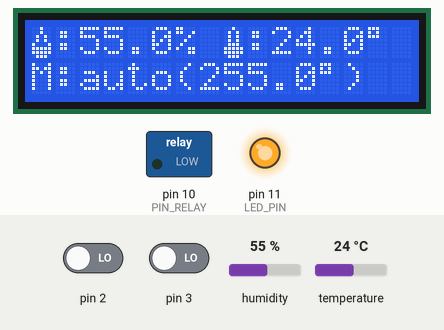
A sketch run on a simulated Arduino Uno, built with avr-gcc and run on an emulated ATmega328P. Parts: 16×2 character LCD, switched loads named in the sketch (green lamp = pin HIGH), output pins drawn as LEDs (lit = HIGH). Inputs (shaded band) come from the test bench; at power-on: humidity 55 %, pin 2 LOW, pin 3 LOW, temperature 24 °C. EEPROM starts erased; what the sketch prints to the serial monitor is not drawn.

Above: at 6.8 s.
6.9 s: humidity set to 22 %
At 8.5 s:
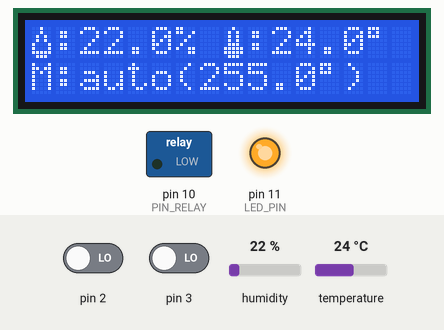
9.5 s: pin 2 driven HIGH
At 10.1 s:
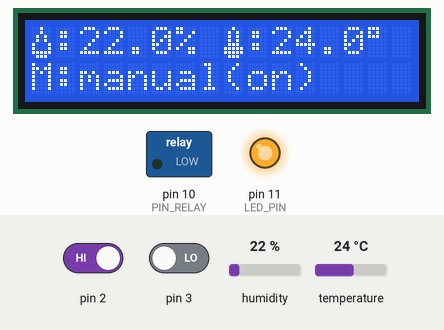
12.1 s: pin 3 driven HIGH
At 13.2 s:
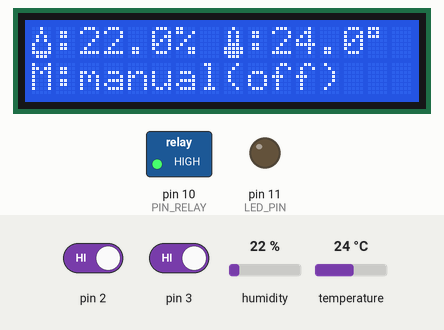
14.7 s: temperature set to 25.5 °C
At 16.5 s:
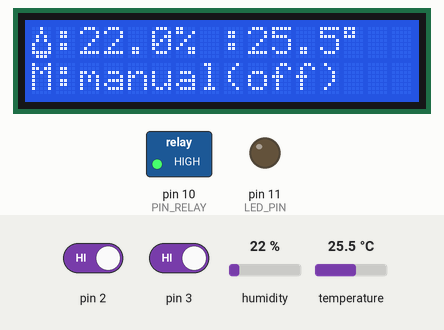
17.3 s: humidity set to 40 %
At 18.5 s:
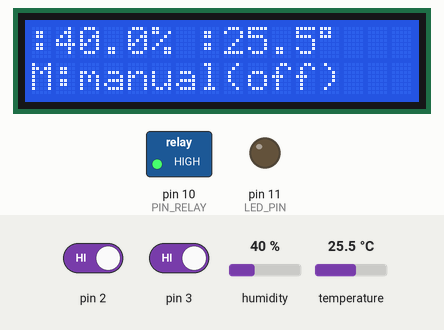
19.9 s: temperature set to 12 °C
At 22.5 s:
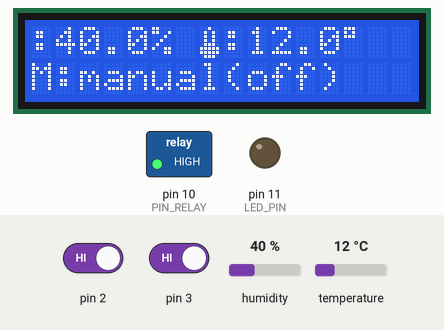
Timing chart, 0 to 24.0 s (numbered marks = the images above; inputs shaded):
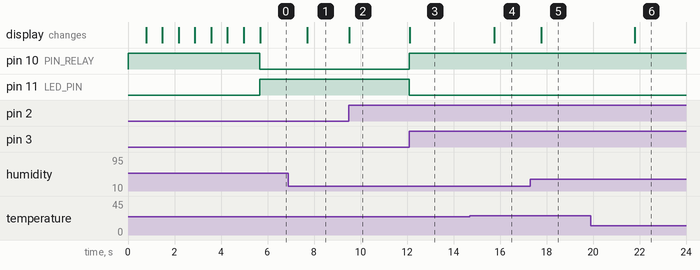

Measured:
- the behaviour switches between 24.9 and 25 °C on temperature (found by bisection; images 3 and 4)
- after the input at 6.9 s, the display: changes after 0.80 s (image 1)
- after the input at 9.5 s, the display: changes at once (image 2)
- after the input at 12.1 s, pin 10 (PIN_RELAY): LOW → HIGH at once; pin 11 (LED_PIN): HIGH → LOW at once; the display: changes at once (image 3)
- after the input at 14.7 s, the display: changes after 1.1 s (image 4)
- after the input at 17.3 s, the display: changes after 0.47 s (image 5)
- after the input at 19.9 s, the display: changes after 1.9 s (image 6)

The sketch:

termoswitch.ino
```cpp
#include <EEPROM.h>
#include <DHT.h>
#include <LiquidCrystal.h>

static const String VERSION = "0.3";

#define PIN_RELAY 10 // вывод для реле
#define DHTPIN 13     // вывод, к которому подключается датчик
#define DHTTYPE DHT22   // DHT 22  (AM2302)
#define LED_PIN 11 //вывод для LED

static LiquidCrystal lcd(4, 5, 6, 7, 8, 9);
static DHT dht(DHTPIN, DHTTYPE);

static const int AUTOMODE_ADDR = 0;
static const int RELEON_ADDR  = 1;
static const int LOWERTEMPERATURELIMIT_ADDR = 2;

//переменные состояний
static volatile boolean autoMode = true;
static volatile boolean releOn = false;
static volatile float lowerTemperatureLimit = 20;

//лимиты выставления температуры
static const float minTemperature = 15.00;
static const float maxTemperature = 25.00;

//влажность и тепература
static float humidity  = 0;
static float temperature = 0;

void eventModeChange()
{
  static unsigned long millis_prev; //для борьбы с дребезгом контактов
  if(millis() - 300 > millis_prev)
  {
    if(autoMode)
      autoMode = false;
    else
      autoMode = true;
    printData();
    EEPROM.update(AUTOMODE_ADDR, autoMode);
    EEPROM.update(RELEON_ADDR, releOn);
  }
  millis_prev = millis();
}

void eventFunctionalButton()
{
  static unsigned long millis_prev; //для борьбы с дребезгом контактов
  if(millis() - 300 > millis_prev)
  {
    if(autoMode)
      itereateLowerTemperatureLimit();
    else
      switchRele();
    printData();
  }
  millis_prev = millis();
}

void itereateLowerTemperatureLimit()
{
   lowerTemperatureLimit++;
   if(lowerTemperatureLimit > maxTemperature)
      lowerTemperatureLimit = minTemperature;
   EEPROM.update(LOWERTEMPERATURELIMIT_ADDR, lowerTemperatureLimit);
}

void switchRele()
{
  if(releOn)
  {
    digitalWrite(PIN_RELAY, HIGH);
    digitalWrite(LED_PIN, LOW);
    releOn = false;
  }
  else
  {
    digitalWrite(PIN_RELAY, LOW);
    digitalWrite(LED_PIN, HIGH);
    releOn = true;
  }
  EEPROM.update(RELEON_ADDR, releOn);
}

bool checkForError()
{
  if (isnan(humidity) || isnan(temperature))
  {
    Serial.println("Failed to read from DHT sensor!");
    lcd.clear();
    lcd.setCursor(0, 0);
    lcd.print("Failed to read");
    lcd.setCursor(0, 1);
    lcd.print("from DHT sensor!");
    digitalWrite(PIN_RELAY, HIGH);
    return true;
  }
  return false;
}

void printData()
{
  Serial.print("H");Serial.print(humidity );
  Serial.print("T");Serial.print(temperature);
  Serial.print("\n");
  printToLCD();
}

void startBanner()
{
  lcd.setCursor(0, 0);
  lcd.print(String("TermoSwitch v" + VERSION));

  lcd.setCursor(0, 1);
  lcd.print("Strarting");
  delay(700);

  for(int i = 9; i < 16; ++i)
  {
    lcd.setCursor(i, 1);
    lcd.print(".");
    delay(700);
  }
}

void printDrop()
{
  if(humidity < 20)
    lcd.write((uint8_t)0);
  else if(humidity > 20 && humidity < 40)
    lcd.write((uint8_t)1);
  else if(humidity > 40 && humidity < 60)
    lcd.write((uint8_t)2);
  else if(humidity > 80)
    lcd.write((uint8_t)3);
}

void printThermomentr()
{
  if(temperature < 0)
    lcd.write((uint8_t)4);
  else if(temperature > 0 && temperature < 10)
    lcd.write((uint8_t)5);
  else if(temperature > 10 && temperature < 25)
    lcd.write((uint8_t)6);
  else if(temperature > 40)
    lcd.write((uint8_t)7);
}

void printToLCD()
{
  lcd.clear();
  lcd.setCursor(0, 0);

  printDrop();
  lcd.print(String(":" + String(humidity , 1) + String("% ")));
  printThermomentr();
  lcd.print(String(":" + String(temperature, 1) + (char)223));

  lcd.setCursor(0, 1);

  if(autoMode)
    lcd.print( String("M:auto(" + String(lowerTemperatureLimit, 1) + (char)223 +")") );
  else
  {
    String _status;
    if(releOn) _status = "on";
    else _status = "off";
    lcd.print( String("M:manual(" + _status + ")") );
  }
}

void execModeType()
{
  if(autoMode)
    execAutoMode();
//  else
//    execManualMode();
}

void execAutoMode()
{
  if(temperature < lowerTemperatureLimit)
  {
    digitalWrite(PIN_RELAY, LOW);
    digitalWrite(LED_PIN, HIGH);
    releOn = true;
  }
  if(temperature > lowerTemperatureLimit + 1)
  {
    digitalWrite(PIN_RELAY, HIGH);
    digitalWrite(LED_PIN, LOW);
    releOn = false;
  }
}

//void execManualMode()
//{
//
//}

void lcdChars()
{
  byte drop20[8] = {
    0b00100,
    0b00100,
    0b01010,
    0b01010,
    0b10001,
    0b10001,
    0b10001,
    0b01110
  };
  byte drop40[8] = {
    0b00100,
    0b00100,
    0b01010,
    0b01010,
    0b10001,
    0b10001,
    0b11111,
    0b01110
  };
  byte drop60[8] = {
    0b00100,
    0b00100,
    0b01010,
    0b01010,
    0b10001,
    0b11111,
    0b11111,
    0b01110
  };
  byte drop80[8] = {
    0b00100,
    0b00100,
    0b01110,
    0b01110,
    0b11111,
    0b11111,
    0b11111,
    0b01110
  };

  byte thermometer0[8] = {
    0b00100,
    0b01010,
    0b01010,
    0b01010,
    0b01010,
    0b10001,
    0b10001,
    0b01110
  };
  byte thermometer10[8] = {
    0b00100,
    0b01010,
    0b01010,
    0b01010,
    0b01010,
    0b10001,
    0b11111,
    0b01110
  };
  byte thermometer25[8] = {
    0b00100,
    0b01010,
    0b01010,
    0b01010,
    0b01110,
    0b11111,
    0b11111,
    0b01110
  };
  byte thermometer40[8] = {
    0b00100,
    0b01110,
    0b01110,
    0b01110,
    0b01110,
    0b11111,
    0b11111,
    0b01110
  };
  lcd.createChar(0, drop20);
  lcd.createChar(1, drop40);
  lcd.createChar(2, drop60);
  lcd.createChar(3, drop80);
  lcd.createChar(4, thermometer0);
  lcd.createChar(5, thermometer10);
  lcd.createChar(6, thermometer25);
  lcd.createChar(7, thermometer40);
}
void setup()
{
  attachInterrupt(0, eventModeChange, RISING);
  attachInterrupt(1, eventFunctionalButton, RISING);

  pinMode(PIN_RELAY, OUTPUT); // Объявляем пин реле как выход
  digitalWrite(PIN_RELAY, HIGH); // Выключаем реле - посылаем высокий сигнал

  pinMode(LED_PIN, OUTPUT); // Объявляем пин led
  digitalWrite(LED_PIN, LOW); // Выключаем led

  Serial.begin(9600);
  dht.begin();
  lcdChars();
  lcd.begin(16, 2);

  startBanner();

  autoMode = EEPROM.read(AUTOMODE_ADDR);
  releOn = EEPROM.read(RELEON_ADDR);
  if(releOn)
  {
    digitalWrite(PIN_RELAY, LOW);
    digitalWrite(LED_PIN, HIGH);
  }
  lowerTemperatureLimit = EEPROM.read(LOWERTEMPERATURELIMIT_ADDR);
}

void loop()
{
  humidity = dht.readHumidity();
  temperature = dht.readTemperature();

  if(checkForError())
    return;

  execModeType();

  printData();

  delay(2000);
}
```
